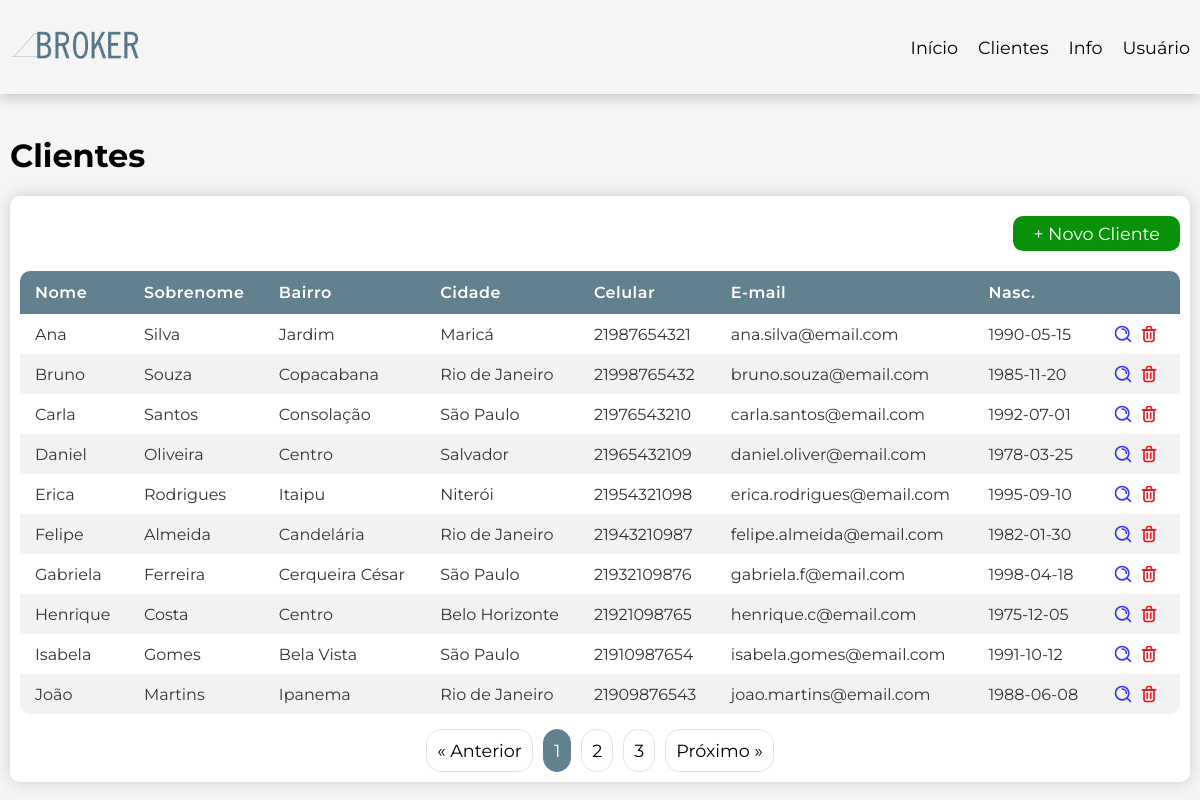
/clientes (signed in), run on the app's committed database.
### tables this page shows
CREATE TABLE IF NOT EXISTS addresses (
    id INT AUTO_INCREMENT NOT NULL,
    id_customer INT NOT NULL,
    street VARCHAR(100) NOT NULL,
    number INT NOT NULL,
    complement VARCHAR(10),
    neighborhood VARCHAR(100) NOT NULL,
    city VARCHAR(100) NOT NULL,
    state CHAR(2) NOT NULL,
    cep VARCHAR(8) NOT NULL,
    active BOOLEAN NOT NULL DEFAULT TRUE,
    created_at TIMESTAMP NOT NULL,
    modified_at TIMESTAMP NULL,
    deleted_at TIMESTAMP NULL,
    PRIMARY KEY(id),
    
    FOREIGN KEY(id_customer) 
    REFERENCES customers(id)
    ON DELETE CASCADE
);

CREATE TABLE IF NOT EXISTS customers (
    id INT AUTO_INCREMENT NOT NULL,
    first_name VARCHAR(40) NOT NULL,
    last_name VARCHAR(40) NOT NULL,
    cpf VARCHAR(11) UNIQUE,
    birth_date DATE,
    cellphone VARCHAR(15),
    email varchar(254) UNIQUE,
    active BOOLEAN NOT NULL DEFAULT TRUE,
    created_at TIMESTAMP NOT NULL,
    modified_at TIMESTAMP NULL,
    deleted_at TIMESTAMP NULL,
    PRIMARY KEY(id)
);

### App/Controller/CustomerController.php (called while the page is built, shortened)
<?php
final class CustomerController {
    private readonly CustomerUsecase $usecase;
    public function __construct(CustomerUsecase $usecase) {
        $this->usecase = $usecase;
    }
    final public function list(): void {
        $limit = 10;
        $currentPage = filter_input(INPUT_GET, 'page', FILTER_VALIDATE_INT) ?? 1;
        $offset = ($currentPage - 1) * $limit;
        $customers = $this->usecase->getAll($limit, $offset);
        $totalPages = ceil($customers['total_records'] / $limit);
        require_once VIEW . 'pages/customers.php';
    }
}

### App/Usecase/CustomerUsecase.php (called while the page is built, shortened)
<?php
final class CustomerUsecase {
    private readonly CustomerRepository $customerRepo;
    public function __construct(CustomerRepository $customerRepo, AddressRepository $addressRepo) {
        $this->customerRepo = $customerRepo;
    }
    public function getAll(int $limit, int $offset):?array {
        $result = $this->customerRepo->fetchAll($limit, $offset);
        if (!empty($result)) {
            return $result;
        }
        return null;
    }
}

### App/Repository/CustomerRepository.php (called while the page is built, shortened)
<?php
class CustomerRepository {
    private readonly mysqli $db;
    public function __construct(mysqli $db) {
        $this->db = $db;
    }
    public function fetchAll(int $limit, int $offset): ?array {
        $totalRecords = $this->countAll();
        $query = "SELECT c.id, c.first_name, c.last_name, c.cpf, c.birth_date, c.cellphone, c.email, a.neighborhood, a.city
                FROM customers c
                LEFT JOIN addresses a ON c.id = a.id_customer
                WHERE c.active = true
                ORDER BY COALESCE(c.modified_at, c.created_at) DESC
                LIMIT ? OFFSET ?";
        $stmt = $this->db->prepare($query);
        $success = $stmt->bind_param("ii", $limit, $offset);
        $stmt->execute();
        $result = $stmt->get_result()->fetch_all(MYSQLI_ASSOC);
        if (!empty($result)) {
            $customers = [];
            foreach ($result as $row) {
                $address = new AddressDtoResponse(null, null,null,null,$row['neighborhood'],$row['city']);
                $customer = new CustomerDtoResponse($row['id'], $row['first_name'], $row['last_name'], $row['cpf'], $row['birth_date'],
                        $row['email'], $row['cellphone'], $address);
                $customers[] = $customer;
            }
            return [
                'customers' => $customers,
                'total_records' => $totalRecords
            ];
        }
        return null;
    }
    public function countAll(): int {
        $query = "SELECT COUNT(id)
                    FROM customers
                    WHERE active = true;";
        $result = $this->db->query($query)->fetch_row();
        return (int) $result[0];
    }
}

### App/Dto/Response/CustomerDtoResponse.php (called while the page is built, shortened)
<?php
    final class CustomerDtoResponse {
        private ?int $id;
        private ?string $firstName;
        private ?string $lastName;
        private ?string $birthDate;
        private ?string $email;
        private ?string $cellphone;
        private ?AddressDtoResponse $address;
        public function getId(): ?int {
            return $this->id;
        }
        public function getFirstName(): ?string {
            return $this->firstName;
        }
        public function getLastName(): ?string {
            return $this->lastName;
        }
        public function getBirthDate(): ?string {
            return $this->birthDate;
        }
        public function getEmail(): ?string {
            return $this->email;
        }
        public function getCellphone(): ?string {
            return $this->cellphone;
        }
        public function getAddress(): ?AddressDtoResponse {
            return $this->address;
        }
        private function setId(?int $id): void {
            $this->id = $id;
        }
        public function setFirstName(?string $firstName): void {
            $this->firstName = $firstName;
        }
        public function setLastName(?string $lastName): void {
            $this->lastName = $lastName;
        }
        public function setBirthDate(?string $birthDate): void {
            $this->birthDate = $birthDate;
        }
        public function setEmail(?string $email): void {
            if (!empty($email)) {
                if (filter_var($email, FILTER_VALIDATE_EMAIL)) {
                    $this->email = $email;
                    return;
                }
                throw new Exception("Email is not valid", 400);
            } else {
                $this->email = $email;
            }
        }
        public function setCellphone(?string $cellphone): void {
            $this->cellphone = $cellphone;
        }
        public function setAddress(?AddressDtoResponse $address): void {
            $this->address = $address;
        }
    }

### App/Dto/Response/AddressDtoResponse.php (called while the page is built, shortened)
<?php
final class AddressDtoResponse {
    private ?string $neighborhood;
    private ?string $city;
    public function getNeighborhood(): ?string {
        return $this->neighborhood;
    }
    public function getCity(): ?string {
        return $this->city;
    }
    public function setNeighborhood(?string $neighborhood): void {
        $this->neighborhood = $neighborhood;
    }
    public function setCity(?string $city): void {
        $this->city = $city;
    }
}

### App/view/components/table.php (the view, shortened to what this page needs)
<div class="container">
    <h1>Clientes</h1>
    <div class="table-group bg-white">
        <div class="table-header">
            <a href="./clientes/cadastrar" class="btn-actions new">+ Novo Cliente</a>
        </div>
        <div class="table-container">
            <table>
                <thead>
                    <tr>
                        <th>Nome</th>
                        <th>Sobrenome</th>
                        <th>Bairro</th>
                        <th>Cidade</th>
                        <th>Celular</th>
                        <th>E-mail</th>
                        <th>Nasc.</th>
                        <th></th>
                    </tr>
                </thead>
                <tbody>
                    <?php if (empty($customers)): ?>
                        <tr>
                            <td colspan="8">Ainda não há clientes cadastrados</td>
                        </tr>
                    <?php else: ?>
                        <?php foreach ($customers['customers'] as $customer): ?>
                            <tr>
                                <td><?= $customer->getFirstName() ?></td>
                                <td><?= $customer->getLastName() ?></td>
                                <td><?= $customer->getAddress()->getNeighborhood() ?></td>
                                <td><?= $customer->getAddress()->getCity() ?></td>
                                <td><?= $customer->getCellphone() ?></td>
                                <td><?= $customer->getEmail() ?></td>
                                <td><?= $customer->getBirthDate() ?></td>
                                <td  class="table-actions" colspan="2">
                                    <a class="action-icon" href="<?= 'clientes/detalhar?id=' . $customer->getId() ?>">
                                    </a>
                                    <a class="action-icon" href="<?= 'clientes/excluir?id=' . $customer->getId() ?>">
                                    </a>
                                </td>
                            </tr>
                        <?php endforeach; ?>
                    <?php endif ?>
                </tbody>
            </table>
        </div>
        <?php if ($totalPages > 1): ?>
            <div id="pagination">
                <a href="?page=<?= max(1, $currentPage - 1) ?>"
                class="btn-page <?= ($currentPage <= 1) ? 'disabled' : '' ?>">
                &laquo; Anterior
                </a>
                <?php for ($i = max(1, $currentPage - 2); $i <= min($totalPages, $currentPage + 2); $i++): ?>
                    <a href="?page=<?= $i ?>"
                    class="btn-page <?= ($i == $currentPage) ? 'active' : '' ?>">
                    <?= $i ?>
                    </a>
                <?php endfor; ?>
                <a href="?page=<?= min($totalPages, $currentPage + 1) ?>"
                class="btn-page <?= ($currentPage >= $totalPages) ? 'disabled' : '' ?>">
                Próximo &raquo;
                </a>
            </div>
        <?php endif; ?>
    </div>
</div>

### public/index.php (shortened to what this page needs)
<?php
    $requestUri = parse_url($_SERVER['REQUEST_URI'], PHP_URL_PATH);
    switch ($requestUri) {
        case '/clientes':
            Controller::initCustomer()->list();
            break;
    }

### App/view/pages/customers.php (shortened to what this page needs)
<!DOCTYPE html>
<html lang="pt-BR">
<head>
    <link rel="stylesheet" href="styles/main.css">
    <link rel="stylesheet" href="styles/variables.css">
    <link rel="stylesheet" href="styles/table.css">
</head>
<body>
    <?php include VIEW . "components/header.php"; ?>
    <main class="fade-in-animation" id="main">
        <div class="container-fluid">
            <?php include VIEW . "components/table.php"; ?>
        </div>
    </main>
</body>
</html>

### App/view/components/header.php
<header>
    <div class="container-header">
        <div class="left">
            <a href="../">
                <img src="../assets/broker-logo.png" alt="logo" width="130px">
            </a>
        </div>
        <div class="right">
            <nav>
                <ul class="menu">
                    <li><a>Início</a></li>
                    <li><a>Clientes</a></li>
                    <li><a>Info</a></li>
                    <li><a>Usuário</a></li>
                </ul>
            </nav>
        </div>
    </div>
</header>

### public/styles/main.css (style rules this page uses)
main.fade-in-animation { opacity: 0 !important;; transition: opacity 0.5s ease-in-out; }
main.fade-in-animation.loaded { opacity: 1 !important;; }
* { font-family: "Montserrat", sans-serif; box-sizing: border-box; }
a { text-decoration: none; font-size: 1.1rem; cursor: pointer; margin: 0; }
body { margin: 0; padding: 0; background-color: var(--white-background); }
header { display: flex; justify-content: center; box-shadow: 0px 0px 15px rgb(172, 172, 172); }
.container-fluid { display: flex; justify-content: center; width: 100%; }
.container-header { display: flex; width: var(--default-width-screen); align-items: center; justify-content: space-between; padding: 20px 10px; }
.container { display: flex; flex-direction: column; width: 100%; max-width: var(--default-width-screen); padding: 20px 10px; }
.bg-white { background-color: white; box-shadow: 0 0 15px rgb(203, 203, 203); }
.menu { display: flex; list-style-type: none; gap: 20px; }
.btn-actions { padding: 7px 20px 7px 20px; border-radius: 10px; }
.new { background-color: var(--success); color: var(--white); }

### public/styles/variables.css (style rules this page uses)
:root { --primary-color: #61818E; --secundary-color: rgb(252, 252, 252); --terciary-color: rgb(219, 216, 0); --dark: rgb(15, 15, 15); --white-background: rgb(245, 245, 245); --default-width-screen: 1300px; --white: white; --success: rgb(9, 146, 9); --error: rgb(206, 0, 0); }

### public/styles/table.css (style rules this page uses)
table { border-collapse: collapse; box-shadow: 0 4px 8px rgba(0, 0, 0, 0.1); border-radius: 8px; border-spacing: 0; border: none; width: 100%; font-family: 'Segoe UI', Tahoma, Geneva, Verdana, sans-serif; }
.table-container { margin-top: 20px; width: 100%; overflow-x: auto; border-radius: 10px; }
thead { background-color: var(--primary-color); color: white; }
th { padding: 12px 15px; text-align: left; font-weight: 600; letter-spacing: 0.5px; }
td { padding: 10px 15px; color: #333; }
tbody tr:nth-child(even) { background-color: #f2f2f2; }
tbody tr:last-child td { border-bottom: none; }
.table-header { display: flex; flex-direction: row-reverse; gap: 10px; margin-top: 10px; }
.table-group { padding: 10px; overflow: hidden; border-radius: 10px; }
.table-actions { display: flex; align-items: center; justify-content: space-around; }
.action-icon { width: 20px; height: 20px; display: block; margin-right: 5px; }
.action-icon svg { width: 100%; height: 100%; display: block; }
#pagination { display: flex; justify-content: center; margin-top: 15px; gap: 10px; }
.btn-page { background-color: white; color: black; padding: 10px; border: 1px solid rgb(227, 227, 227); border-radius: 15px; }
.active { background-color: var(--primary-color); color: white; border: 1px solid var(--primary-color); }

### data on the page
addresses: id_customer.first_name "Ana", id_customer.last_name "Silva", neighborhood "Jardim", city "Maricá", id_customer.cellphone "21987654321", id_customer.email "ana.silva@email.com", id_customer.birth_date "1990-05-15"
addresses: id_customer.first_name "Bruno", id_customer.last_name "Souza", neighborhood "Copacabana", city "Rio de Janeiro", id_customer.cellphone "21998765432", id_customer.email "bruno.souza@email.com", id_customer.birth_date "1985-11-20"
addresses: id_customer.first_name "Carla", id_customer.last_name "Santos", neighborhood "Consolação", city "São Paulo", id_customer.cellphone "21976543210", id_customer.email "carla.santos@email.com", id_customer.birth_date "1992-07-01"
addresses: id_customer.first_name "Daniel", id_customer.last_name "Oliveira", neighborhood "Centro", city "Salvador", id_customer.cellphone "21965432109", id_customer.email "daniel.oliver@email.com", id_customer.birth_date "1978-03-25"
addresses: id_customer.first_name "Erica", id_customer.last_name "Rodrigues", neighborhood "Itaipu", city "Niterói", id_customer.cellphone "21954321098", id_customer.email "erica.rodrigues@email.com", id_customer.birth_date "1995-09-10"
addresses: id_customer.first_name "Felipe", id_customer.last_name "Almeida", neighborhood "Candelária", city "Rio de Janeiro", id_customer.cellphone "21943210987", id_customer.email "felipe.almeida@email.com", id_customer.birth_date "1982-01-30"
addresses: id_customer.first_name "Gabriela", id_customer.last_name "Ferreira", neighborhood "Cerqueira César", city "São Paulo", id_customer.cellphone "21932109876", id_customer.email "gabriela.f@email.com", id_customer.birth_date "1998-04-18"
addresses: id_customer.first_name "Henrique", id_customer.last_name "Costa", neighborhood "Centro", city "Belo Horizonte", id_customer.cellphone "21921098765", id_customer.email "henrique.c@email.com", id_customer.birth_date "1975-12-05"
addresses: id_customer.first_name "Isabela", id_customer.last_name "Gomes", neighborhood "Bela Vista", city "São Paulo", id_customer.cellphone "21910987654", id_customer.email "isabela.gomes@email.com", id_customer.birth_date "1991-10-12"
addresses: id_customer.first_name "João", id_customer.last_name "Martins", neighborhood "Ipanema", city "Rio de Janeiro", id_customer.cellphone "21909876543", id_customer.email "joao.martins@email.com", id_customer.birth_date "1988-06-08"
